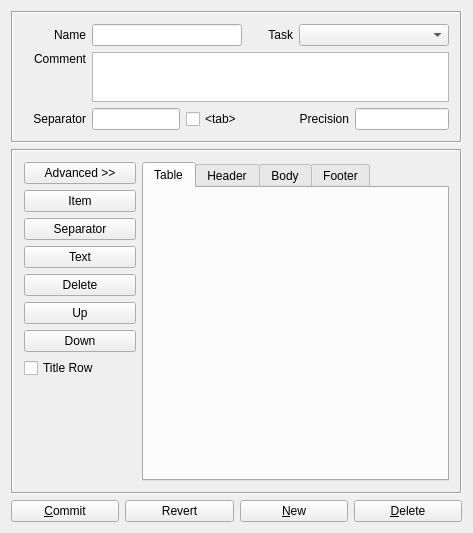
<?xml version="1.0" encoding="UTF-8"?>
<ui version="4.0">
<comment> Begin CVS Header </comment>
<comment>   $Source: /fs/turing/cvs/copasi_dev/copasi/UI/CQReportDefinition.ui,v $ </comment>
<comment>   $Revision: 1.11 $ </comment>
<comment>   $Name: Build-33 $ </comment>
<comment>   $Author: shoops $ </comment>
<comment>   $Date: 2010/03/16 18:57:43 $ </comment>
<comment> End CVS Header </comment>

<comment> Copyright (C) 2010 by Pedro Mendes, Virginia Tech Intellectual </comment>
<comment> Properties, Inc., University of Heidelberg, and The University </comment>
<comment> of Manchester. </comment>
<comment> All rights reserved. </comment>

 <comment> All rights reserved. </comment>
 <class>CQReportDefinition</class>
 <widget class="CopasiWidget" name="CQReportDefinition">
  <property name="geometry">
   <rect>
    <x>0</x>
    <y>0</y>
    <width>463</width>
    <height>533</height>
   </rect>
  </property>
  <property name="caption" stdset="0">
   <string>Report</string>
  </property>
  <layout class="QVBoxLayout">
   <item>
    <widget class="QFrame" name="mpReportFrame">
     <property name="sizePolicy">
      <sizepolicy hsizetype="Preferred" vsizetype="Fixed">
       <horstretch>0</horstretch>
       <verstretch>0</verstretch>
      </sizepolicy>
     </property>
     <property name="frameShape">
      <enum>QFrame::Box</enum>
     </property>
     <property name="frameShadow">
      <enum>QFrame::Sunken</enum>
     </property>
     <layout class="QGridLayout">
      <item row="0" column="1">
       <widget class="QLineEdit" name="mpName">
        <property name="sizePolicy">
         <sizepolicy hsizetype="MinimumExpanding" vsizetype="Fixed">
          <horstretch>0</horstretch>
          <verstretch>0</verstretch>
         </sizepolicy>
        </property>
        <property name="minimumSize">
         <size>
          <width>150</width>
          <height>0</height>
         </size>
        </property>
       </widget>
      </item>
      <item row="0" column="3" colspan="2">
       <widget class="QComboBox" name="mpTaskBox">
        <property name="sizePolicy">
         <sizepolicy hsizetype="MinimumExpanding" vsizetype="Fixed">
          <horstretch>0</horstretch>
          <verstretch>0</verstretch>
         </sizepolicy>
        </property>
        <property name="minimumSize">
         <size>
          <width>150</width>
          <height>0</height>
         </size>
        </property>
       </widget>
      </item>
      <item row="0" column="2">
       <widget class="QLabel" name="mpTaskLabel">
        <property name="minimumSize">
         <size>
          <width>45</width>
          <height>0</height>
         </size>
        </property>
        <property name="text">
         <string>Task</string>
        </property>
        <property name="alignment">
         <set>Qt::AlignRight|Qt::AlignTrailing|Qt::AlignVCenter</set>
        </property>
        <property name="wordWrap">
         <bool>false</bool>
        </property>
       </widget>
      </item>
      <item row="0" column="0">
       <widget class="QLabel" name="mpNameLabel">
        <property name="minimumSize">
         <size>
          <width>62</width>
          <height>0</height>
         </size>
        </property>
        <property name="text">
         <string>Name</string>
        </property>
        <property name="alignment">
         <set>Qt::AlignRight|Qt::AlignTrailing|Qt::AlignVCenter</set>
        </property>
        <property name="wordWrap">
         <bool>false</bool>
        </property>
       </widget>
      </item>
      <item row="1" column="0">
       <widget class="QLabel" name="mpCommentLabel">
        <property name="minimumSize">
         <size>
          <width>62</width>
          <height>0</height>
         </size>
        </property>
        <property name="text">
         <string>Comment</string>
        </property>
        <property name="alignment">
         <set>Qt::AlignRight|Qt::AlignTop|Qt::AlignTrailing</set>
        </property>
        <property name="wordWrap">
         <bool>false</bool>
        </property>
       </widget>
      </item>
      <item row="2" column="0">
       <widget class="QLabel" name="mpSeparatorLabel">
        <property name="minimumSize">
         <size>
          <width>62</width>
          <height>0</height>
         </size>
        </property>
        <property name="text">
         <string>Separator</string>
        </property>
        <property name="alignment">
         <set>Qt::AlignRight|Qt::AlignTrailing|Qt::AlignVCenter</set>
        </property>
        <property name="wordWrap">
         <bool>false</bool>
        </property>
       </widget>
      </item>
      <item row="2" column="1">
       <layout class="QHBoxLayout">
        <item>
         <widget class="QLineEdit" name="mpSeparator">
          <property name="sizePolicy">
           <sizepolicy hsizetype="Expanding" vsizetype="Fixed">
            <horstretch>0</horstretch>
            <verstretch>0</verstretch>
           </sizepolicy>
          </property>
         </widget>
        </item>
        <item>
         <widget class="QCheckBox" name="mpTabCheck">
          <property name="text">
           <string>&lt;tab&gt;</string>
          </property>
         </widget>
        </item>
       </layout>
      </item>
      <item row="2" column="3">
       <widget class="QLabel" name="mpPrecisionLabel">
        <property name="text">
         <string>Precision</string>
        </property>
        <property name="alignment">
         <set>Qt::AlignRight|Qt::AlignTrailing|Qt::AlignVCenter</set>
        </property>
        <property name="wordWrap">
         <bool>false</bool>
        </property>
       </widget>
      </item>
      <item row="2" column="4">
       <widget class="QLineEdit" name="mpPrecision"/>
      </item>
      <item row="1" column="1" colspan="4">
       <widget class="QTextEdit" name="mpCommentEdit">
        <property name="sizePolicy">
         <sizepolicy hsizetype="Preferred" vsizetype="Preferred">
          <horstretch>0</horstretch>
          <verstretch>0</verstretch>
         </sizepolicy>
        </property>
        <property name="maximumSize">
         <size>
          <width>16777215</width>
          <height>50</height>
         </size>
        </property>
       </widget>
      </item>
     </layout>
    </widget>
   </item>
   <item>
    <widget class="QFrame" name="mpEditListsFrame">
     <property name="sizePolicy">
      <sizepolicy hsizetype="Preferred" vsizetype="Expanding">
       <horstretch>0</horstretch>
       <verstretch>0</verstretch>
      </sizepolicy>
     </property>
     <property name="frameShape">
      <enum>QFrame::Box</enum>
     </property>
     <property name="frameShadow">
      <enum>QFrame::Sunken</enum>
     </property>
     <layout class="QHBoxLayout">
      <item>
       <layout class="QVBoxLayout">
        <item>
         <widget class="QPushButton" name="mpBtnAdvanced">
          <property name="sizePolicy">
           <sizepolicy hsizetype="Preferred" vsizetype="Fixed">
            <horstretch>0</horstretch>
            <verstretch>0</verstretch>
           </sizepolicy>
          </property>
          <property name="minimumSize">
           <size>
            <width>90</width>
            <height>0</height>
           </size>
          </property>
          <property name="maximumSize">
           <size>
            <width>112</width>
            <height>32767</height>
           </size>
          </property>
          <property name="text">
           <string>Advanced &gt;&gt;</string>
          </property>
         </widget>
        </item>
        <item>
         <widget class="QPushButton" name="mpBtnItem">
          <property name="sizePolicy">
           <sizepolicy hsizetype="Preferred" vsizetype="Fixed">
            <horstretch>0</horstretch>
            <verstretch>0</verstretch>
           </sizepolicy>
          </property>
          <property name="maximumSize">
           <size>
            <width>112</width>
            <height>32767</height>
           </size>
          </property>
          <property name="text">
           <string>Item</string>
          </property>
         </widget>
        </item>
        <item>
         <widget class="QPushButton" name="mpBtnSeparator">
          <property name="sizePolicy">
           <sizepolicy hsizetype="Preferred" vsizetype="Fixed">
            <horstretch>0</horstretch>
            <verstretch>0</verstretch>
           </sizepolicy>
          </property>
          <property name="maximumSize">
           <size>
            <width>112</width>
            <height>32767</height>
           </size>
          </property>
          <property name="text">
           <string>Separator</string>
          </property>
         </widget>
        </item>
        <item>
         <widget class="QPushButton" name="mpBtnText">
          <property name="sizePolicy">
           <sizepolicy hsizetype="Preferred" vsizetype="Fixed">
            <horstretch>0</horstretch>
            <verstretch>0</verstretch>
           </sizepolicy>
          </property>
          <property name="maximumSize">
           <size>
            <width>112</width>
            <height>32767</height>
           </size>
          </property>
          <property name="text">
           <string>Text</string>
          </property>
         </widget>
        </item>
        <item>
         <widget class="QPushButton" name="mpBtnDelete">
          <property name="sizePolicy">
           <sizepolicy hsizetype="Preferred" vsizetype="Fixed">
            <horstretch>0</horstretch>
            <verstretch>0</verstretch>
           </sizepolicy>
          </property>
          <property name="maximumSize">
           <size>
            <width>112</width>
            <height>32767</height>
           </size>
          </property>
          <property name="text">
           <string>Delete</string>
          </property>
         </widget>
        </item>
        <item>
         <widget class="QPushButton" name="mpBtnUp">
          <property name="sizePolicy">
           <sizepolicy hsizetype="Preferred" vsizetype="Fixed">
            <horstretch>0</horstretch>
            <verstretch>0</verstretch>
           </sizepolicy>
          </property>
          <property name="maximumSize">
           <size>
            <width>112</width>
            <height>32767</height>
           </size>
          </property>
          <property name="text">
           <string>Up</string>
          </property>
         </widget>
        </item>
        <item>
         <widget class="QPushButton" name="mpBtnDown">
          <property name="sizePolicy">
           <sizepolicy hsizetype="Preferred" vsizetype="Fixed">
            <horstretch>0</horstretch>
            <verstretch>0</verstretch>
           </sizepolicy>
          </property>
          <property name="maximumSize">
           <size>
            <width>112</width>
            <height>32767</height>
           </size>
          </property>
          <property name="text">
           <string>Down</string>
          </property>
         </widget>
        </item>
        <item>
         <widget class="QCheckBox" name="mpTitleCheck">
          <property name="sizePolicy">
           <sizepolicy hsizetype="Preferred" vsizetype="Fixed">
            <horstretch>0</horstretch>
            <verstretch>0</verstretch>
           </sizepolicy>
          </property>
          <property name="maximumSize">
           <size>
            <width>112</width>
            <height>32767</height>
           </size>
          </property>
          <property name="text">
           <string>Title Row</string>
          </property>
         </widget>
        </item>
        <item>
         <spacer name="mpSpacerBtnLayout">
          <property name="orientation">
           <enum>Qt::Vertical</enum>
          </property>
          <property name="sizeType">
           <enum>QSizePolicy::Expanding</enum>
          </property>
          <property name="sizeHint" stdset="0">
           <size>
            <width>20</width>
            <height>16</height>
           </size>
          </property>
         </spacer>
        </item>
       </layout>
      </item>
      <item>
       <widget class="QTabWidget" name="mpReportSectionTab">
        <property name="sizePolicy">
         <sizepolicy hsizetype="Preferred" vsizetype="Preferred">
          <horstretch>0</horstretch>
          <verstretch>0</verstretch>
         </sizepolicy>
        </property>
        <property name="minimumSize">
         <size>
          <width>0</width>
          <height>0</height>
         </size>
        </property>
        <widget class="Q3ListBox" name="mpTableList">
         <attribute name="title">
          <string>Table</string>
         </attribute>
        </widget>
        <widget class="Q3ListBox" name="mpHeaderList">
         <attribute name="title">
          <string>Header</string>
         </attribute>
        </widget>
        <widget class="Q3ListBox" name="mpBodyList">
         <attribute name="title">
          <string>Body</string>
         </attribute>
        </widget>
        <widget class="Q3ListBox" name="mpFooterList">
         <attribute name="title">
          <string>Footer</string>
         </attribute>
        </widget>
       </widget>
      </item>
     </layout>
    </widget>
   </item>
   <item>
    <layout class="QHBoxLayout">
     <property name="spacing">
      <number>6</number>
     </property>
     <property name="margin">
      <number>0</number>
     </property>
     <item>
      <widget class="QPushButton" name="mpBtnCommit">
       <property name="text">
        <string>&amp;Commit</string>
       </property>
       <property name="shortcut">
        <string>Alt+C</string>
       </property>
      </widget>
     </item>
     <item>
      <widget class="QPushButton" name="mpBtnRevert">
       <property name="text">
        <string>Revert</string>
       </property>
       <property name="shortcut">
        <string/>
       </property>
      </widget>
     </item>
     <item>
      <widget class="QPushButton" name="mpBtnNewReport">
       <property name="text">
        <string>&amp;New</string>
       </property>
       <property name="shortcut">
        <string>Alt+N</string>
       </property>
      </widget>
     </item>
     <item>
      <widget class="QPushButton" name="mpBtnDeleteReport">
       <property name="text">
        <string>&amp;Delete</string>
       </property>
       <property name="shortcut">
        <string>Alt+D</string>
       </property>
      </widget>
     </item>
    </layout>
   </item>
  </layout>
 </widget>
 <layoutdefault spacing="6" margin="11"/>
 <pixmapfunction>qPixmapFromMimeSource</pixmapfunction>
 <customwidgets>
  <customwidget>
   <class>Q3Frame</class>
   <extends>QFrame</extends>
   <header>Qt3Support/Q3Frame</header>
   <container>1</container>
  </customwidget>
  <customwidget>
   <class>Q3ListBox</class>
   <extends>Q3Frame</extends>
   <header>q3listbox.h</header>
  </customwidget>
  <customwidget>
   <class>CopasiWidget</class>
   <extends>QWidget</extends>
   <header>copasiWidget.h</header>
   <container>1</container>
  </customwidget>
 </customwidgets>
 <tabstops>
  <tabstop>mpName</tabstop>
  <tabstop>mpTaskBox</tabstop>
  <tabstop>mpCommentEdit</tabstop>
  <tabstop>mpSeparator</tabstop>
  <tabstop>mpTabCheck</tabstop>
  <tabstop>mpBtnAdvanced</tabstop>
  <tabstop>mpBtnItem</tabstop>
  <tabstop>mpBtnSeparator</tabstop>
  <tabstop>mpBtnText</tabstop>
  <tabstop>mpBtnDelete</tabstop>
  <tabstop>mpBtnUp</tabstop>
  <tabstop>mpBtnDown</tabstop>
  <tabstop>mpTitleCheck</tabstop>
  <tabstop>mpReportSectionTab</tabstop>
  <tabstop>mpBtnCommit</tabstop>
  <tabstop>mpBtnRevert</tabstop>
  <tabstop>mpBtnNewReport</tabstop>
  <tabstop>mpBtnDeleteReport</tabstop>
 </tabstops>
 <includes>
  <include location="global">q3listbox.h</include>
  <include location="local">copasiWidget.h</include>
  <include location="local">copasiWidget.h</include>
 </includes>
 <resources/>
 <connections>
  <connection>
   <sender>mpName</sender>
   <signal>textChanged(QString)</signal>
   <receiver>CQReportDefinition</receiver>
   <slot>nameChanged(QString)</slot>
   <hints>
    <hint type="sourcelabel">
     <x>20</x>
     <y>20</y>
    </hint>
    <hint type="destinationlabel">
     <x>20</x>
     <y>20</y>
    </hint>
   </hints>
  </connection>
  <connection>
   <sender>mpTaskBox</sender>
   <signal>activated(QString)</signal>
   <receiver>CQReportDefinition</receiver>
   <slot>taskChanged(QString)</slot>
   <hints>
    <hint type="sourcelabel">
     <x>20</x>
     <y>20</y>
    </hint>
    <hint type="destinationlabel">
     <x>20</x>
     <y>20</y>
    </hint>
   </hints>
  </connection>
  <connection>
   <sender>mpSeparator</sender>
   <signal>textChanged(QString)</signal>
   <receiver>CQReportDefinition</receiver>
   <slot>separatorChanged(QString)</slot>
   <hints>
    <hint type="sourcelabel">
     <x>20</x>
     <y>20</y>
    </hint>
    <hint type="destinationlabel">
     <x>20</x>
     <y>20</y>
    </hint>
   </hints>
  </connection>
  <connection>
   <sender>mpPrecision</sender>
   <signal>textChanged(QString)</signal>
   <receiver>CQReportDefinition</receiver>
   <slot>precisionChanged(QString)</slot>
   <hints>
    <hint type="sourcelabel">
     <x>20</x>
     <y>20</y>
    </hint>
    <hint type="destinationlabel">
     <x>20</x>
     <y>20</y>
    </hint>
   </hints>
  </connection>
  <connection>
   <sender>mpTabCheck</sender>
   <signal>clicked()</signal>
   <receiver>CQReportDefinition</receiver>
   <slot>chkTabClicked()</slot>
   <hints>
    <hint type="sourcelabel">
     <x>20</x>
     <y>20</y>
    </hint>
    <hint type="destinationlabel">
     <x>20</x>
     <y>20</y>
    </hint>
   </hints>
  </connection>
  <connection>
   <sender>mpTitleCheck</sender>
   <signal>clicked()</signal>
   <receiver>CQReportDefinition</receiver>
   <slot>chkTitleClicked()</slot>
   <hints>
    <hint type="sourcelabel">
     <x>20</x>
     <y>20</y>
    </hint>
    <hint type="destinationlabel">
     <x>20</x>
     <y>20</y>
    </hint>
   </hints>
  </connection>
  <connection>
   <sender>mpBtnAdvanced</sender>
   <signal>clicked()</signal>
   <receiver>CQReportDefinition</receiver>
   <slot>btnAdvancedClicked()</slot>
   <hints>
    <hint type="sourcelabel">
     <x>20</x>
     <y>20</y>
    </hint>
    <hint type="destinationlabel">
     <x>20</x>
     <y>20</y>
    </hint>
   </hints>
  </connection>
  <connection>
   <sender>mpBtnItem</sender>
   <signal>clicked()</signal>
   <receiver>CQReportDefinition</receiver>
   <slot>btnItemClicked()</slot>
   <hints>
    <hint type="sourcelabel">
     <x>20</x>
     <y>20</y>
    </hint>
    <hint type="destinationlabel">
     <x>20</x>
     <y>20</y>
    </hint>
   </hints>
  </connection>
  <connection>
   <sender>mpBtnSeparator</sender>
   <signal>clicked()</signal>
   <receiver>CQReportDefinition</receiver>
   <slot>btnSeparatorClicked()</slot>
   <hints>
    <hint type="sourcelabel">
     <x>20</x>
     <y>20</y>
    </hint>
    <hint type="destinationlabel">
     <x>20</x>
     <y>20</y>
    </hint>
   </hints>
  </connection>
  <connection>
   <sender>mpBtnText</sender>
   <signal>clicked()</signal>
   <receiver>CQReportDefinition</receiver>
   <slot>btnTextClicked()</slot>
   <hints>
    <hint type="sourcelabel">
     <x>20</x>
     <y>20</y>
    </hint>
    <hint type="destinationlabel">
     <x>20</x>
     <y>20</y>
    </hint>
   </hints>
  </connection>
  <connection>
   <sender>mpBtnDelete</sender>
   <signal>clicked()</signal>
   <receiver>CQReportDefinition</receiver>
   <slot>btnDeleteClicked()</slot>
   <hints>
    <hint type="sourcelabel">
     <x>20</x>
     <y>20</y>
    </hint>
    <hint type="destinationlabel">
     <x>20</x>
     <y>20</y>
    </hint>
   </hints>
  </connection>
  <connection>
   <sender>mpBtnUp</sender>
   <signal>clicked()</signal>
   <receiver>CQReportDefinition</receiver>
   <slot>btnUpClicked()</slot>
   <hints>
    <hint type="sourcelabel">
     <x>20</x>
     <y>20</y>
    </hint>
    <hint type="destinationlabel">
     <x>20</x>
     <y>20</y>
    </hint>
   </hints>
  </connection>
  <connection>
   <sender>mpBtnDown</sender>
   <signal>clicked()</signal>
   <receiver>CQReportDefinition</receiver>
   <slot>btnDownClicked()</slot>
   <hints>
    <hint type="sourcelabel">
     <x>20</x>
     <y>20</y>
    </hint>
    <hint type="destinationlabel">
     <x>20</x>
     <y>20</y>
    </hint>
   </hints>
  </connection>
  <connection>
   <sender>mpBtnCommit</sender>
   <signal>clicked()</signal>
   <receiver>CQReportDefinition</receiver>
   <slot>btnCommitClicked()</slot>
   <hints>
    <hint type="sourcelabel">
     <x>20</x>
     <y>20</y>
    </hint>
    <hint type="destinationlabel">
     <x>20</x>
     <y>20</y>
    </hint>
   </hints>
  </connection>
  <connection>
   <sender>mpBtnRevert</sender>
   <signal>clicked()</signal>
   <receiver>CQReportDefinition</receiver>
   <slot>btnRevertClicked()</slot>
   <hints>
    <hint type="sourcelabel">
     <x>20</x>
     <y>20</y>
    </hint>
    <hint type="destinationlabel">
     <x>20</x>
     <y>20</y>
    </hint>
   </hints>
  </connection>
  <connection>
   <sender>mpBtnNewReport</sender>
   <signal>clicked()</signal>
   <receiver>CQReportDefinition</receiver>
   <slot>btnNewReportClicked()</slot>
   <hints>
    <hint type="sourcelabel">
     <x>20</x>
     <y>20</y>
    </hint>
    <hint type="destinationlabel">
     <x>20</x>
     <y>20</y>
    </hint>
   </hints>
  </connection>
  <connection>
   <sender>mpBtnDeleteReport</sender>
   <signal>clicked()</signal>
   <receiver>CQReportDefinition</receiver>
   <slot>btnDeleteReportClicked()</slot>
   <hints>
    <hint type="sourcelabel">
     <x>20</x>
     <y>20</y>
    </hint>
    <hint type="destinationlabel">
     <x>20</x>
     <y>20</y>
    </hint>
   </hints>
  </connection>
  <connection>
   <sender>mpCommentEdit</sender>
   <signal>textChanged()</signal>
   <receiver>CQReportDefinition</receiver>
   <slot>commentChanged()</slot>
   <hints>
    <hint type="sourcelabel">
     <x>20</x>
     <y>20</y>
    </hint>
    <hint type="destinationlabel">
     <x>20</x>
     <y>20</y>
    </hint>
   </hints>
  </connection>
 </connections>
</ui>
